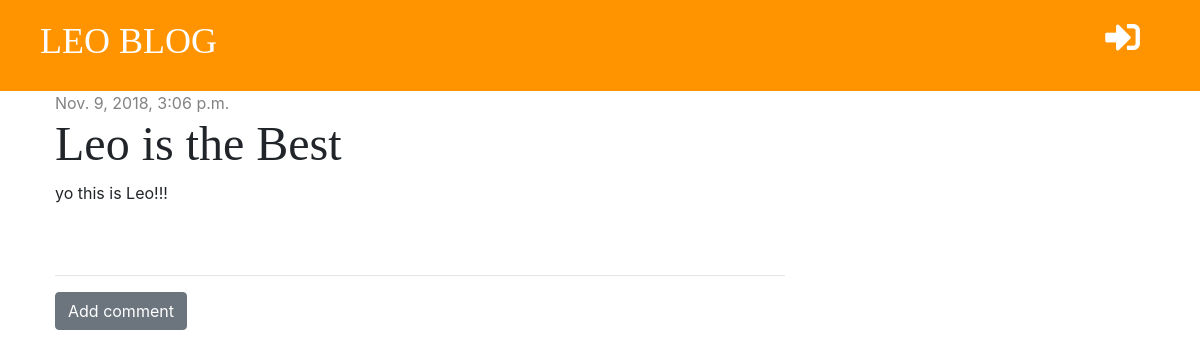
Page /post/4/ on the earlier database version.
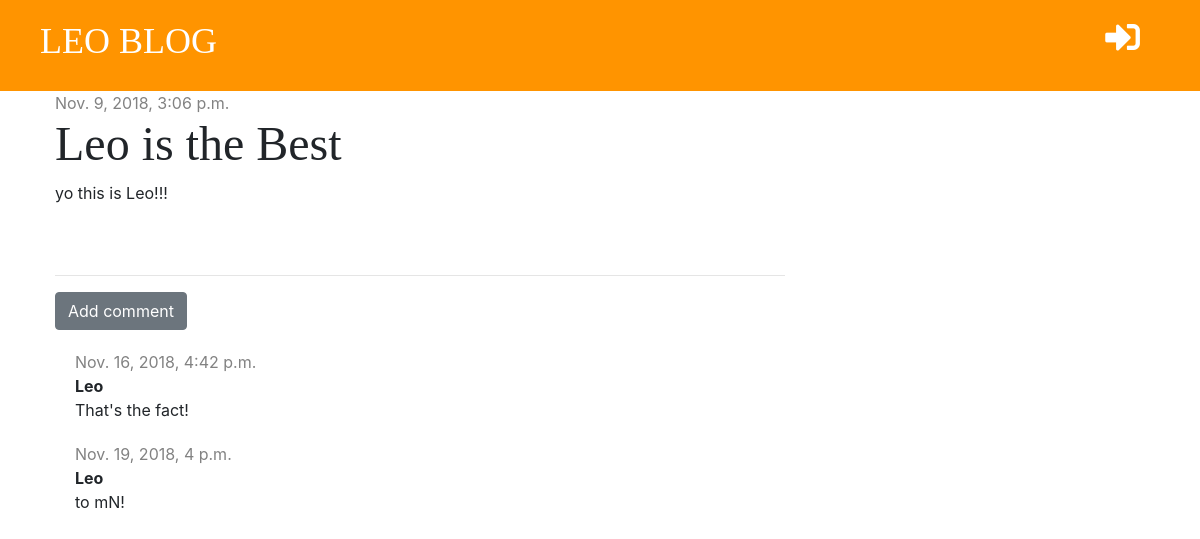
Same page on the later database version.
### blog/models.py (models this page shows, shortened)
class Post(models.Model):
    author = models.ForeignKey('auth.User', on_delete=models.CASCADE)
    title = models.CharField(max_length=200)
    text = models.TextField()
    created_date = models.DateTimeField(default=timezone.now)
    published_date = models.DateTimeField(blank=True, null=True)

class Comment(models.Model):
    post = models.ForeignKey('blog.Post', on_delete=models.CASCADE, related_name='comments')
    author = models.CharField(max_length=200)
    text = models.TextField()
    created_date = models.DateTimeField(default=timezone.now)
    approved = models.BooleanField(default=False)

### blog/views.py (the view)
# urls.py: path('post/<int:pk>/', views.post_detail, name='post_detail'),
def post_detail(request, pk):
    post = get_object_or_404(Post, pk=pk)
    stuff_for_frontend = {'post': post}
    return render(request, 'blog/post_detail.html', stuff_for_frontend)

### blog/templates/blog/post_detail.html (shortened to what this page needs)
{% extends 'blog/base.html' %}
{% block content %}
    <div class="post">
        {% if post.published_date %}
            <div class="date">
                {{ post.published_date }}
            </div>
        {% else %}
            <a href="{% url 'post_publish' pk=post.pk %}" class="btn btn-primary">Publish</a>
        {% endif %}
        <h1>{{ post.title }}</h1>
        <p>{{ post.text|linebreaksbr }}</p>
    </div>
    <hr>
    <a href="{% url 'add_comment_to_post' pk=post.pk %}" class="btn btn-secondary">Add comment</a>
    {% for comment in post.comments.all %}
        {% if user.is_authenticated or comment.approved %}
            <div class="comment">
                <div class="date">
                    {{ comment.created_date }}
                </div>
                    <strong>{{ comment.author }}</strong>
                    <p>{{ comment.text }}</p>
            </div>
        {% endif %}
    {% empty %}
            <p>No comments yet....</p>
    {% endfor %}
{% endblock %}

### blog/templates/blog/base.html (shortened to what this page needs)
{% load staticfiles %}
<!DOCTYPE html>
<html lang="en">
<head>
    <link rel="stylesheet" href="https://maxcdn.bootstrapcdn.com/bootstrap/4.0.0/css/bootstrap.min.css">
    <link rel="stylesheet" href="https://use.fontawesome.com/releases/v5.5.0/css/all.css">
    <link rel="stylesheet" href="{% static 'css/blog.css' %}">
</head>
<body>
<div class="page-header">
    {% if user.is_authenticated %}
        <a href="{% url 'post_draft_list' %}" class="top-menu"><i class="fab fa-firstdraft fa-2x" style=" color: #ffffff; float: right; font-size: 26pt; margin-right: 20px;"></i></a>
        <a href="{% url 'post_new' %}" class="top-menu"><i class="fas fa-plus fa-2x" style=" color: #ffffff; float: right; font-size: 26pt; margin-right: 20px;"></i></a>
        <p class="top-menu">Hello, {{ user.username }}<small>(<a href="{% url 'logout' %}">Log out</a>)</small></p>
    {% else %}
        <a href="{% url 'login' %}" class="top-menu"><i class="fas fa-sign-in-alt" style="color: #ffffff; float: right; font-size: 26pt; margin-right: 20px;"></i></a>
    {% endif %}
    <h1><a href="{% url "post_list" %}">LEO BLOG</a></h1>
</div>
<div class="content container">
    <div class="row">
        <div class="col-md-8">
            {% block content %}
            {% endblock %}
        </div>
    </div>
</div>
</body>
</html>

### blog/static/css/blog.css (style rules this page uses)
.page-header { background-color: #ff9400; margin-top: 0; padding: 20px 20px 20px 40px; }
.page-header h1, .page-header h1 a { color: #ffffff; font-size: 36px; text-decoration: none; }
.content { margin-left: 40px; }
h1, h2, h3, h4 { font-family: 'tangerine', 'Inconsolata', 'Droid Sans', serif; font-size: 48px; }
.date { color: #828282; }
.post { margin-bottom: 70px; }
.top-menu { color: #ffffff; float: right; font-size: 26pt; margin-right: 20px; }
.comment { margin: 20px 0px 20px 20px; }

Differences in the rows shown:
added Comment: created_date "Nov. 16, 2018, 4:42 p.m.", author "Leo", text "That's the fact!"
added Comment: created_date "Nov. 19, 2018, 4 p.m.", author "Leo", text "to mN!"
